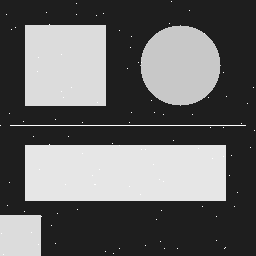
#> input picture lab1/images/shapes.png, 256 x 256 px
$ python main.py
#> lines starting #> are read from the running program, lines starting #| are printed output that depends on the picture; after the words box and inside, x2 and y2 are one past the last pixel; in counts of white or black regions, pixels touching at a corner belong together
### lab1/erosion.py
import cv2
import numpy as np


def erode_opencv(image):
    kernel = np.ones((3, 3), dtype=np.uint8)
    return cv2.erode(image, kernel, borderType=cv2.BORDER_CONSTANT, borderValue=0)


def erode_native(image):
    height, width = image.shape
    pixels = image.tolist()
    result = [[0] * width for _ in range(height)]

    # При нулевом дополнении рамка всегда чёрная, её можно не обходить.
    for y in range(1, height - 1):
        for x in range(1, width - 1):
            minimum = 255
            for dy in range(-1, 2):
                for dx in range(-1, 2):
                    value = pixels[y + dy][x + dx]
                    if value < minimum:
                        minimum = value
            result[y][x] = minimum

    return np.array(result, dtype=np.uint8)

### lab1/main.py
import argparse
from pathlib import Path
from time import perf_counter

import cv2
import numpy as np

from erosion import erode_native, erode_opencv


def read_image(path):
    data = np.fromfile(path, dtype=np.uint8)
    image = cv2.imdecode(data, cv2.IMREAD_GRAYSCALE)
    if image is None:
        raise ValueError(f"Не удалось прочитать изображение: {path}")
    return image


def save_image(path, image):
    success, data = cv2.imencode(".png", image)
    if not success:
        raise ValueError(f"Не удалось сохранить изображение: {path}")
    data.tofile(path)


def main():
    parser = argparse.ArgumentParser(description="Эрозия с ядром 3x3")
    parser.add_argument("image", type=Path, nargs="?", default=Path("images/shapes.png"))
    parser.add_argument("--threshold", type=int, default=127)
    parser.add_argument("--output", type=Path, default=Path("results"))
    args = parser.parse_args()
    if not 0 <= args.threshold <= 255:
        parser.error("Порог должен быть от 0 до 255")
    if not args.image.is_file():
        parser.error(f"Файл не найден: {args.image}")

    try:
        image = read_image(args.image)
#> in read_image, image is the input picture: shape (256, 256); min 30, max 255, mean 102.3
    except ValueError as error:
        parser.error(str(error))
    _, binary = cv2.threshold(image, args.threshold, 255, cv2.THRESH_BINARY)
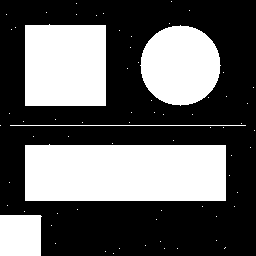
#> binary: shape (256, 256); 37.9% white; 70 white regions (65 under 20 px), largest, box (x1, y1, x2, y2) and area: (25, 144, 226, 201) 11257, (25, 24, 106, 106) 6562, (140, 25, 221, 106) 5025, (0, 215, 42, 256) 1682, (10, 125, 246, 126) 236
    start = perf_counter()
    native = erode_native(binary)
#> in erode_native, `pixels = image.tolist()`: pixels = 256 items
#> in erode_native, `return np.array(result, dtype=np.uint8)`:
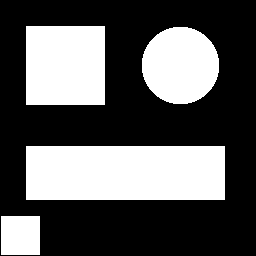
#> returned value: shape (256, 256); 35.4% white; 4 white regions, box (x1, y1, x2, y2) and area: (26, 146, 225, 200) 10746, (26, 26, 105, 105) 6241, (142, 27, 219, 104) 4709, (1, 216, 40, 255) 1521
    native_time = (perf_counter() - start) * 1000

    start = perf_counter()
    library = erode_opencv(binary)
    opencv_time = (perf_counter() - start) * 1000

    args.output.mkdir(parents=True, exist_ok=True)
    save_image(args.output / "binary.png", binary)
#> in save_image, `success, data = cv2.imencode(".png", image)`: data = 1475 values, max 255 at index 1185, min 0 at index 8, mean 106.9
    save_image(args.output / "native.png", native)
    save_image(args.output / "opencv.png", library)
    print(f"Python: {native_time:.3f} мс")
    print(f"OpenCV: {opencv_time:.3f} мс")
    print(f"Результаты совпадают: {np.array_equal(native, library)}")
#| Результаты совпадают: True
    print(f"Изображения сохранены в {args.output}")


if __name__ == "__main__":
    main()
